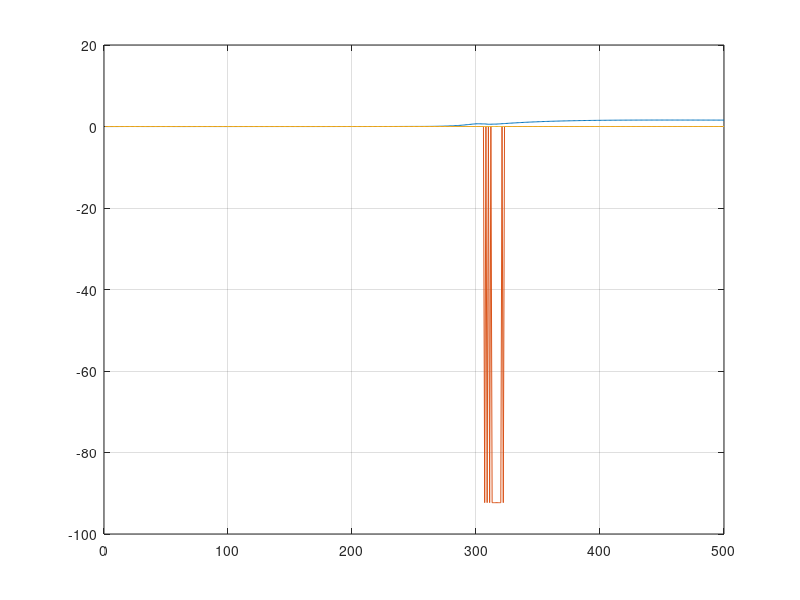

Reproduce this figure in MATLAB.
clear;clc;
data = load("data5.mat");
data = data.data;
phi = data(:,1)/180*pi;
u = zeros(length(phi),1);
range=250:400;

%get thetad
thetad = data(:,2);

%get thetadd
dt = 0.01;
for i=2:length(thetad)
    thetadd(i-1) = (thetad(i)-thetad(i-1))/dt;
end
thetadd(length(thetad)) = thetadd(end);
thetadd = thetadd';



%smoothing
%{
head = 130;
tail = 160;
A=[head*head head 1;tail*tail tail 1;(tail+1)*(tail+1) (tail+1) 1];
coe = pinv(A)*[phi(head);phi(tail);phi(tail+1)];
for i=head+1:tail-1
    phi(i)=i*i*coe(1)+i*coe(2)+coe(3);
end
%}


%get phid
dt = 0.01; 
for i=2:length(phi)
    phid(i-1) = (phi(i)-phi(i-1))/dt;
end
phid(length(phi)) = phid(end);
phid = phid';

%get phidd
for i=2:length(phid)
    phidd(i-1) = (phid(i)-phid(i-1))/dt;
end
phidd(length(phid)) = phidd(end);
phidd = phidd';

g1 = -thetadd(range);
g2 = -2*cos(phi(range)).*phidd(range)+sin(2*phi(range)).*sec(phi(range)).*phid(range).*phid(range);
g3 = -thetad(range);
g4 = phid(range);
g5 = u(range);
g6 = -thetadd(range);
g7 = -cos(phi(range)).*thetadd(range);
g8 = thetad(range)-phid(range);
g9 = sin(phi(range));
g10 = -u(range);
G1=[g1 g2 g3 g4 g5];
G2=[g6 g7 g8 g9 g10];
E = phidd(range);
a = pinv(G1'*G1)*G1'*E
b = pinv(G2'*G2)*G2'*E
plot([phi,thetad,u]),grid